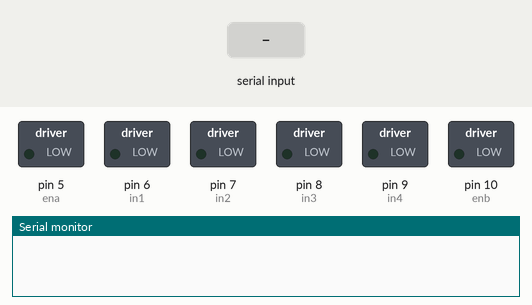
Simulated run of this sketch. Board: Arduino Uno, built with avr-gcc and run on an emulated ATmega328P. On the bench: switched loads named in the sketch (green lamp = pin HIGH), the last lines printed to the serial monitor. Dashed ring = blinking. The inputs (shaded band) are chosen by the test bench.

Above: at 1.2 s.
1.3 s: "F" received over Serial
At 2.0 s:
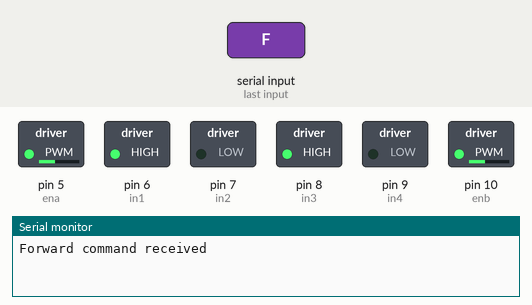
At 8.4 s:
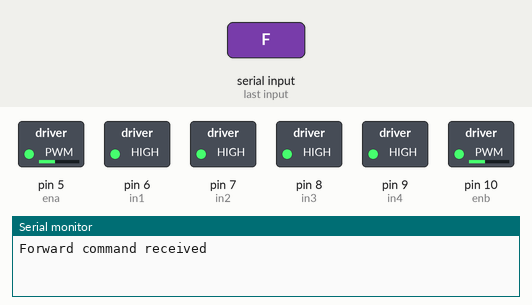
10.3 s: "B" received over Serial
At 16.4 s:
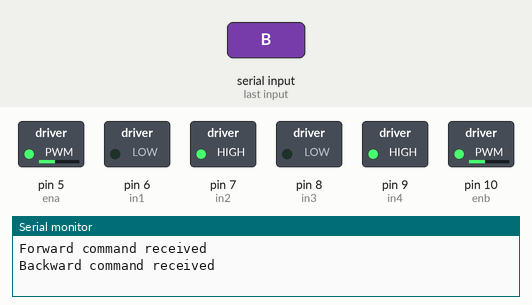
Timing chart, 0 to 17.9 s (numbered marks = the images above; inputs shaded):
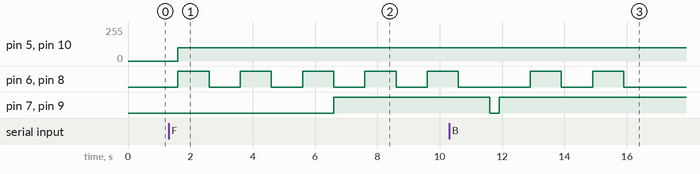

The sketch:

Wheelchair_robot_working.ino
```cpp
//MOTOR1 PINS
int ena = 5;
int in1 = 6;
int in2 = 7;
int in3 = 8;
int in4 = 9;
int enb = 10;

int command; // Int to store app command state.

void setup() {
  pinMode(in1, OUTPUT);
  pinMode(in2, OUTPUT);
  pinMode(in3, OUTPUT);
  pinMode(in4, OUTPUT);

  Serial.begin(9600);  // Set the baud rate to your Bluetooth module.
}

void loop() {
  if (Serial.available() > 0) {
    command = Serial.read();
    Stop(); // Initialize with motors stopped.
    switch (command) {
      case 'F':
      Serial.println("Forward command received"); // Send message back to app
       forward();
        break;
      case 'B':
        Serial.println("Backward command received"); // Send message back to app
        back();
        break;
    }
  }
}

void forward() {
  digitalWrite(in3,HIGH);
  digitalWrite(in4,LOW);
  digitalWrite(in1,HIGH);
  digitalWrite(in2,LOW);

  analogWrite(ena, 100);
  analogWrite(enb, 100);

  delay(1000);

  digitalWrite(in3,LOW);
  digitalWrite(in4,LOW);
  digitalWrite(in1,LOW);
  digitalWrite(in2,LOW);

  delay(1000);

  digitalWrite(in3,HIGH);
  digitalWrite(in4,LOW);
  digitalWrite(in1,HIGH);
  digitalWrite(in2,LOW);

  analogWrite(ena, 100);
  analogWrite(enb, 100);

  delay(1000);

  digitalWrite(in3,LOW);
  digitalWrite(in4,LOW);
  digitalWrite(in1,LOW);
  digitalWrite(in2,LOW);

  delay(1000);

  digitalWrite(in3,HIGH);
  digitalWrite(in4,LOW);
  digitalWrite(in1,HIGH);
  digitalWrite(in2,LOW);

  analogWrite(ena, 100);
  analogWrite(enb, 100);

  delay(1000);

  back();
}

void back() {
  digitalWrite(in3,LOW);
  digitalWrite(in4,HIGH);
  digitalWrite(in1,LOW);
  digitalWrite(in2,HIGH);

  analogWrite(ena, 100);
  analogWrite(enb, 100);

  delay(1000);

  digitalWrite(in3,HIGH);
  digitalWrite(in4,HIGH);
  digitalWrite(in1,HIGH);
  digitalWrite(in2,HIGH);

  delay(1000);

  digitalWrite(in3,LOW);
  digitalWrite(in4,HIGH);
  digitalWrite(in1,LOW);
  digitalWrite(in2,HIGH);

  analogWrite(ena, 100);
  analogWrite(enb, 100);

  delay(1000);

  digitalWrite(in3, HIGH);
  digitalWrite(in4,HIGH);
  digitalWrite(in1,HIGH);
  digitalWrite(in2,HIGH);

  delay(1000);

  digitalWrite(in3,LOW);
  digitalWrite(in4,HIGH);
  digitalWrite(in1,LOW);
  digitalWrite(in2,HIGH);

  analogWrite(ena, 100);
  analogWrite(enb, 100);

  delay(1000);
}

void Stop() {
  digitalWrite(in1,LOW);
  digitalWrite(in2,LOW);
  digitalWrite(in3,LOW);
  digitalWrite(in4,LOW);
  delay(300);
}
```

Measured:
- after the input at 1.3 s, pin 5 (ena), pin 10 (enb): 0/255 → 100/255 after 0.30 s; pin 6 (in1), pin 8 (in3): alternates HIGH for 1.0 s and LOW for 1.0 s, starting after 0.30 s; pin 7 (in2), pin 9 (in4): LOW → HIGH after 5.3 s
- after the input at 10.3 s, pin 7 (in2), pin 9 (in4): HIGH → LOW after 1.3 s, → HIGH 0.30 s later
